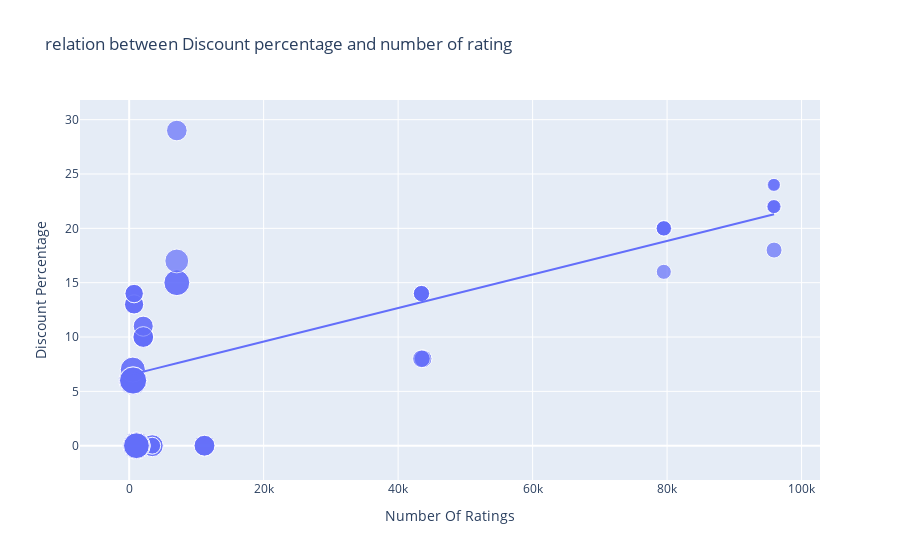

The notebook cell saved with this chart:
### Markdown cell above
## relation between Discount Percentage  and number of rating of i-phones

### Code cell
figure = px.scatter(data_frame = data , x = "Number Of Ratings" , y= "Discount Percentage"  , size = "Sale Price" , trendline = "ols" , title = "relation between Discount percentage and number of rating")
figure.show()

### Figure 1 — Plotly figure (JSON) as saved in the notebook; plotly's stock layout.template omitted (floating-point values rounded to 4 significant figures)
{"data": [{"hovertemplate": "Number Of Ratings=%{x}<br>Discount Percentage=%{y}<br>Sale Price=%{marker.size}<extra></extra>", "legendgroup": "", "marker": {"color": "#636efa", "size": [49900, 84900, 84900, 77000, 77000, 49900, 49900, 77000, 89900, 41999, 39999, 41999, 41999, 41999, 131900, 117100, 131900, 117100, 74999, 117900, 117100, 117900, 99900, 44999, 140900, 130900, 64900, 120900, 59900, 75900, 110900, 130900, 120900, 64900, 64900, 75900, 75900, 120900, 59900, 120900, 75900, 140900, 70900, 70900, 75900, 59900, 110900, 120900, 130900, 130900, 54999, 54999, 29999, 34999, 34999, 34999, 54999, 29999, 46999, 46999, 46999, 46999], "sizemode": "area", "sizeref": 352.2, "symbol": "circle"}, "mode": "markers", "name": "", "orientation": "v", "showlegend": false, "type": "scatter", "x": [3431, 3431, 3431, 11202, 11202, 3431, 3431, 11202, 1454, 79512, 79512, 79582, 79512, 79512, 1078, 1078, 1078, 1078, 7088, 7088, 1078, 7088, 7081, 95909, 542, 580, 740, 545, 740, 2101, 545, 580, 580, 730, 730, 2101, 2101, 580, 740, 580, 2092, 545, 2101, 2092, 2101, 740, 545, 580, 580, 580, 43707, 43707, 95807, 95909, 95807, 95909, 43470, 95909, 43470, 43470, 43470, 43470], "xaxis": "x", "y": [0, 0, 0, 0, 0, 0, 0, 0, 0, 20, 16, 20, 20, 20, 0, 0, 0, 0, 29, 15, 0, 15, 17, 18, 6, 6, 13, 6, 14, 10, 7, 6, 6, 13, 13, 10, 10, 6, 14, 6, 10, 6, 11, 11, 10, 14, 7, 6, 6, 6, 8, 8, 24, 22, 22, 22, 8, 24, 14, 14, 14, 14], "yaxis": "y"}, {"hovertemplate": "<b>OLS trendline</b><br>Discount Percentage = 0.000154292 * Number Of Ratings + 6.49233<br>R<sup>2</sup>=0.468988<br><br>Number Of Ratings=%{x}<br>Discount Percentage=%{y} <b>(trend)</b><extra></extra>", "legendgroup": "", "marker": {"color": "#636efa", "symbol": "circle"}, "mode": "lines", "name": "", "showlegend": false, "type": "scatter", "x": [542, 545, 545, 545, 545, 580, 580, 580, 580, 580, 580, 580, 580, 730, 730, 740, 740, 740, 740, 1078, 1078, 1078, 1078, 1078, 1454, 2092, 2092, 2101, 2101, 2101, 2101, 2101, 3431, 3431, 3431, 3431, 3431, 7081, 7088, 7088, 7088, 11202, 11202, 11202, 43470, 43470, 43470, 43470, 43470, 43707, 43707, 79512, 79512, 79512, 79512, 79582, 95807, 95807, 95909, 95909, 95909, 95909], "xaxis": "x", "y": [6.576, 6.576, 6.576, 6.576, 6.576, 6.582, 6.582, 6.582, 6.582, 6.582, 6.582, 6.582, 6.582, 6.605, 6.605, 6.607, 6.607, 6.607, 6.607, 6.659, 6.659, 6.659, 6.659, 6.659, 6.717, 6.815, 6.815, 6.816, 6.816, 6.816, 6.816, 6.816, 7.022, 7.022, 7.022, 7.022, 7.022, 7.585, 7.586, 7.586, 7.586, 8.221, 8.221, 8.221, 13.2, 13.2, 13.2, 13.2, 13.2, 13.24, 13.24, 18.76, 18.76, 18.76, 18.76, 18.77, 21.27, 21.27, 21.29, 21.29, 21.29, 21.29], "yaxis": "y"}], "layout": {"legend": {"itemsizing": "constant", "tracegroupgap": 0}, "title": {"text": "relation between Discount percentage and number of rating"}, "xaxis": {"anchor": "y", "domain": [0, 1], "title": {"text": "Number Of Ratings"}}, "yaxis": {"anchor": "x", "domain": [0, 1], "title": {"text": "Discount Percentage"}}}}
